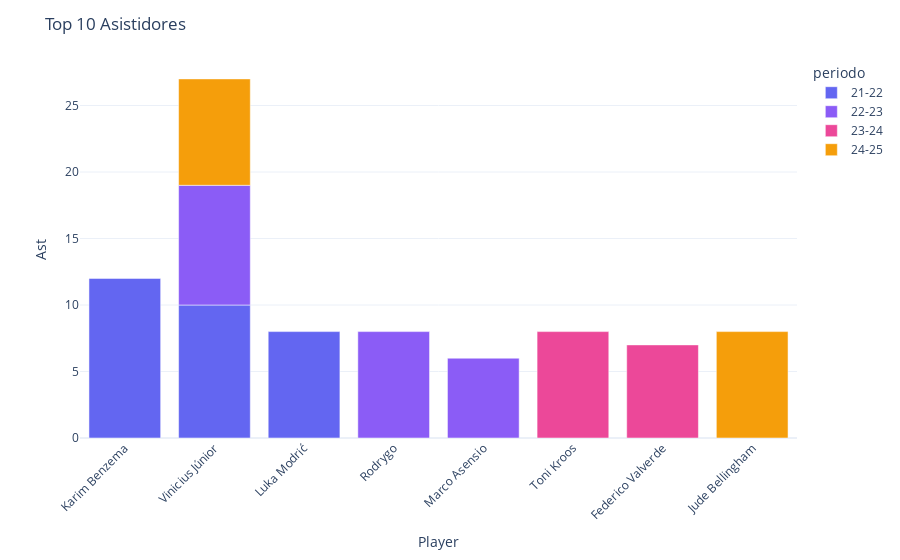

This figure's notebook cell:
### Code cell
# Top 10 Asistidores
top_asistidores = df.nlargest(10, 'Ast')[['Player', 'periodo', 'Ast', 'Gls', 'G+A', 'MP']]
fig = px.bar(top_asistidores, x='Player', y='Ast', color='periodo',
            color_discrete_sequence=['#6366f1', '#8b5cf6', '#ec4899', '#f59e0b'])
fig.update_layout(title='Top 10 Asistidores', template='plotly_white', xaxis_tickangle=-45)
fig.show()
top_asistidores

### Figure 1 — Plotly figure (JSON) as saved in the notebook; plotly's stock layout.template omitted (floating-point values rounded to 4 significant figures)
{"data": [{"hovertemplate": "periodo=21-22<br>Player=%{x}<br>Ast=%{y}<extra></extra>", "legendgroup": "21-22", "marker": {"color": "#6366f1", "pattern": {"shape": ""}}, "name": "21-22", "orientation": "v", "showlegend": true, "textposition": "auto", "type": "bar", "x": ["Karim Benzema", "Vinicius Júnior", "Luka Modrić"], "xaxis": "x", "y": [12.0, 10.0, 8.0], "yaxis": "y"}, {"hovertemplate": "periodo=22-23<br>Player=%{x}<br>Ast=%{y}<extra></extra>", "legendgroup": "22-23", "marker": {"color": "#8b5cf6", "pattern": {"shape": ""}}, "name": "22-23", "orientation": "v", "showlegend": true, "textposition": "auto", "type": "bar", "x": ["Vinicius Júnior", "Rodrygo", "Marco Asensio"], "xaxis": "x", "y": [9.0, 8.0, 6.0], "yaxis": "y"}, {"hovertemplate": "periodo=23-24<br>Player=%{x}<br>Ast=%{y}<extra></extra>", "legendgroup": "23-24", "marker": {"color": "#ec4899", "pattern": {"shape": ""}}, "name": "23-24", "orientation": "v", "showlegend": true, "textposition": "auto", "type": "bar", "x": ["Toni Kroos", "Federico Valverde"], "xaxis": "x", "y": [8.0, 7.0], "yaxis": "y"}, {"hovertemplate": "periodo=24-25<br>Player=%{x}<br>Ast=%{y}<extra></extra>", "legendgroup": "24-25", "marker": {"color": "#f59e0b", "pattern": {"shape": ""}}, "name": "24-25", "orientation": "v", "showlegend": true, "textposition": "auto", "type": "bar", "x": ["Jude Bellingham", "Vinicius Júnior"], "xaxis": "x", "y": [8.0, 8.0], "yaxis": "y"}], "layout": {"barmode": "relative", "legend": {"title": {"text": "periodo"}, "tracegroupgap": 0}, "margin": {"t": 60}, "title": {"text": "Top 10 Asistidores"}, "xaxis": {"anchor": "y", "domain": [0, 1], "tickangle": -45, "title": {"text": "Player"}}, "yaxis": {"anchor": "x", "domain": [0, 1], "title": {"text": "Ast"}}}}
